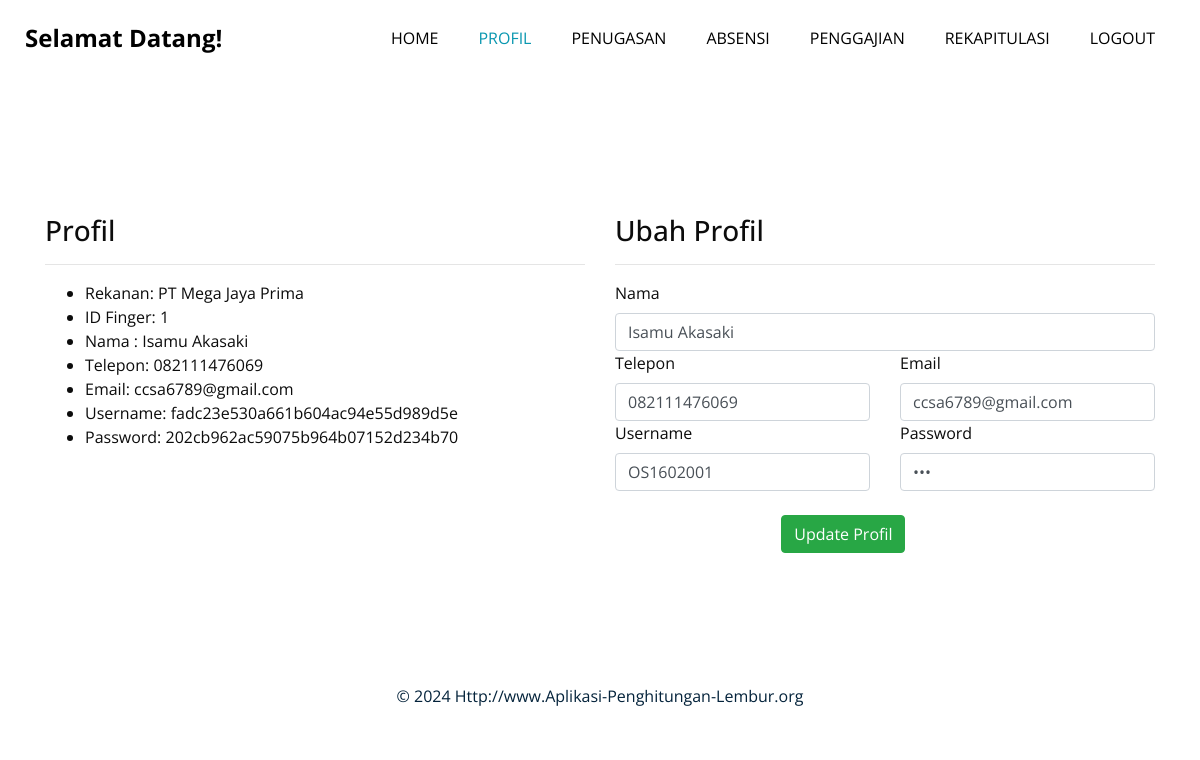
/index.php?mnu=profil_karyawan (signed in), run on the app's committed database.
### tables this page shows
CREATE TABLE `tb_karyawan` (
  `id_karyawan` int(8) NOT NULL,
  `id_rekanan` varchar(15) NOT NULL,
  `id_finger` varchar(15) NOT NULL,
  `nama_karyawan` varchar(30) NOT NULL,
  `deskripsi` text NOT NULL,
  `email` varchar(40) NOT NULL,
  `telepon` varchar(15) NOT NULL,
  `username` varchar(15) NOT NULL,
  `password` varchar(14) NOT NULL,
  `status` varchar(15) NOT NULL,
  `gaji1` int(10) NOT NULL,
  `gaji2` int(10) NOT NULL,
  `gaji3` int(10) NOT NULL,
  `gaji4` int(10) NOT NULL,
  `gaji5` int(10) NOT NULL,
  `keterangan` text NOT NULL
);

CREATE TABLE `tb_rekanan` (
  `id_rekanan` varchar(15) NOT NULL,
  `nama_rekanan` varchar(30) NOT NULL,
  `deskripsi` text NOT NULL,
  `alamat` text NOT NULL,
  `logo` varchar(100) NOT NULL,
  `id_mesin` varchar(15) NOT NULL,
  `username` varchar(15) NOT NULL,
  `password` varchar(15) NOT NULL DEFAULT '123',
  `status` varchar(15) NOT NULL,
  `keterangan` text NOT NULL
);

### koneksivar.php (called while the page is built, shortened)
<?php
$tbkaryawan="tb_karyawan";
?>

### karyawan/profil_karyawan.php (the view, shortened to what this page needs)
<?php
$id_karyawan = $_SESSION["cid"];
$sql = "select * from `$tbkaryawan` where `id_karyawan`='$id_karyawan'";
$d = getField($conn, $sql);
				$id_rekanan=$d["id_rekanan"];
				$id_finger=$d["id_finger"];
				$nama_karyawan=$d["nama_karyawan"];
				$telepon=$d["telepon"];
				$email=$d["email"];
				$username=$d["username"];
				$password=$d["password"];
?>
<section class="project-detail section-padding">
	<div class="container">
		<div class="row">
			<div class="col-lg-6 col-md-6 mr-lg-auto mt-lg-5 col-12" data-aos="fade-up" data-aos-delay="200">
					<h3>Profil</h3>
				<hr>
				<ul class="list-detail">
					<li><span>Rekanan: <?php echo getRekanan($conn,$id_rekanan); ?></span></li>
					<li><span>ID Finger: <?php echo $id_finger; ?></span></li>
					<li><span>Nama : <?php echo $nama_karyawan; ?></span></li>
					<li><span>Telepon: <?php echo $telepon; ?></span></li>
					<li><span>Email: <?php echo $email; ?></span></li>
					<li><span>Username: <?php echo md5($username); ?></span></li>
					<li><span>Password: <?php echo md5($password); ?></span></li>
				</ul>
			</div>
			<div class="col-lg-6 col-md-6 mr-lg-auto mt-lg-5 col-12" data-aos="fade-up" data-aos-delay="200">
				<h3>Ubah Profil</h3>
				<hr>
				<form action="#" method="post" class="contact-form" data-aos="fade-up" data-aos-delay="300" role="form" enctype="multipart/form-data">
					<div class="row">
						<div class="col-lg-12 col-12">
							<label>Nama</label>
							<input type="text" class="form-control" name="nama_karyawan" value="<?php echo $nama_karyawan; ?>" placeholder="Nama karyawan">
						</div>
						<div class="col-lg-6 col-12">
							<label>Telepon</label>
							<input type="text" class="form-control" name="telepon" value="<?php echo $telepon; ?>" placeholder="Telepon">
						</div>
						<div class="col-lg-6 col-12">
							<label>Email</label>
							<input type="email" class="form-control" name="email" value="<?php echo $email; ?>" placeholder="Email">
						</div>
						<div class="col-lg-6 col-12">
							<label>Username</label>
							<input type="text" class="form-control" name="username" value="<?php echo $username; ?>" placeholder="Username">
						</div>
						<div class="col-lg-6 col-12">
							<label>Password</label>
							<input type="password" class="form-control" name="password" value="<?php echo $password; ?>" placeholder="Password">
						</div>
						<div class="col-lg-5 mx-auto col-7">
							<br>
							<button type="simpan" class="btn btn-success" name="Simpan" name="simpan">Update Profil</button>
						</div>
					</div>
				</form>
			</div>
		</div>
	</div>
</section>

### css/style.css (style rules this page uses)
body { font-family: 'Open Sans', sans-serif; color: #0c0c0c; background-color: #ffffff; overflow-x: hidden; }
.btn, .btn:focus { outline: none !important; -webkit-box-shadow: none; box-shadow: none; }

### css/responsive.css (style rules this page uses)
@media (min-width: 1200px) { .container { max-width: 1170px; } }

### data on the page
tb_karyawan: id_rekanan.nama_rekanan "PT Mega Jaya Prima", id_finger "1", nama_karyawan "Isamu Akasaki", telepon "082111476069", email "ccsa6789@gmail.com", username "fadc23e530a661b604ac94e55d989d5e", password "202cb962ac59075b964b07152d234b70", username "OS1602001"

### other printed values
$footer "Http://www.Aplikasi-Penghitungan-Lembur.org"
